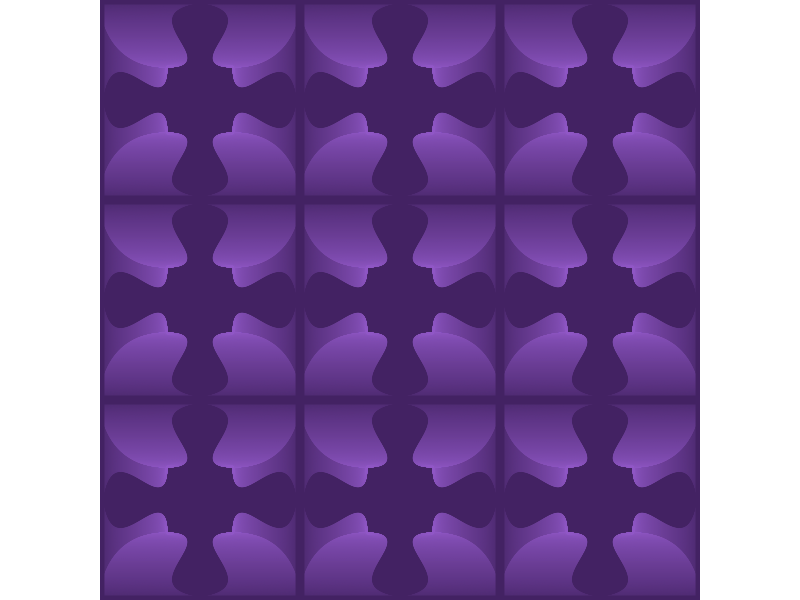

Reproduce this figure in R. (Note: this script raises an error after producing the figure.)

# one tile
porto_tile <- function(data = NULL, col1, col2, bg_col, line_col, linewidth) {
  # get data
  plot_data <- data.frame(
    x = c(0, 0, 0.5, 0.5),
    y = c(0, 0.5, 0.5, 0.5)
  )
  plot_data <- do.call(rbind, lapply(seq_len(500) - 1, function(i) {
    plot_data$y <- plot_data$y - c(0, i / 500)
    plot_data$group <- i + 1
    plot_data
  }))
  
  g <- ggplot2::ggplot(data = data) +
    # Corner 1
    ggforce::geom_bezier(
      mapping = ggplot2::aes(
        x = x, y = y, group = group,
        colour = ggplot2::after_stat(index)
      ),
      data = plot_data
    ) +
    ggforce::geom_bezier(
      mapping = ggplot2::aes(
        x = y, y = x, group = group,
        colour = ggplot2::after_stat(index)
      ),
      data = plot_data
    ) +
    # Corner 2
    ggforce::geom_bezier(
      mapping = ggplot2::aes(
        x = x, y = -y - 0.5, group = group,
        colour = ggplot2::after_stat(index)
      ),
      data = plot_data
    ) +
    ggforce::geom_bezier(
      mapping = ggplot2::aes(
        x = y, y = -x - 0.5, group = group,
        colour = ggplot2::after_stat(index)
      ),
      data = plot_data
    ) +
    # Corner 3
    ggforce::geom_bezier(
      mapping = ggplot2::aes(
        x = -x - 0.5, y = y, group = group,
        colour = ggplot2::after_stat(index)
      ),
      data = plot_data
    ) +
    ggforce::geom_bezier(
      mapping = ggplot2::aes(
        x = -y - 0.5, y = x, group = group,
        colour = ggplot2::after_stat(index)
      ),
      data = plot_data
    ) +
    # Corner 4
    ggforce::geom_bezier(
      mapping = ggplot2::aes(
        x = -x - 0.5, y = -y - 0.5, group = group,
        colour = ggplot2::after_stat(index)
      ),
      data = plot_data
    ) +
    ggforce::geom_bezier(
      mapping = ggplot2::aes(
        x = -y - 0.5, y = -x - 0.5, group = group,
        colour = ggplot2::after_stat(index)
      ),
      data = plot_data
    ) +
    ggplot2::coord_fixed(expand = FALSE) +
    ggplot2::scale_color_gradient(low = col1, high = col2) +
    ggplot2::theme_void() +
    ggplot2::theme(
      legend.position = "none",
      strip.text = ggplot2::element_blank(),
      plot.background = ggplot2::element_rect(
        fill = bg_col,
        colour = bg_col,
        linewidth = linewidth
      ),
      panel.background = ggplot2::element_rect(
        fill = bg_col,
        colour = bg_col,
        linewidth = linewidth
      ),
      panel.border = ggplot2::element_rect(
        colour = line_col,
        fill = NA,
        linewidth = linewidth
      ),
      plot.margin = ggplot2::margin(0, 0, 0, 0)
    )
  if (!is.null(data)) {
    g <- g + ggplot2::facet_grid(b ~ a) +
      ggplot2::theme(panel.spacing = ggplot2::unit(0, "lines"))
  }
  return(g)
}

porto <- function(n_x = 5, n_y = 5, col1, col2, bg_col, line_col, linewidth) {
  grid_data <- expand.grid(a = factor(1:n_x), b = factor(1:n_y))
  p <- porto_tile(
    data = grid_data,
    col1 = col1,
    col2 = col2,
    bg_col = bg_col,
    line_col = line_col,
    linewidth = linewidth
  )
  return(p)
}

p <- porto(
  n_x = 3, n_y = 3,
  linewidth = 3,
  line_col = "#432263",
  bg_col = "#432263",
  col1 = "#9057c6",
  col2 = "#432263"
)

ggplot2::ggsave("2025/art/27_not_random.png", p, height = 4, width = 4)
